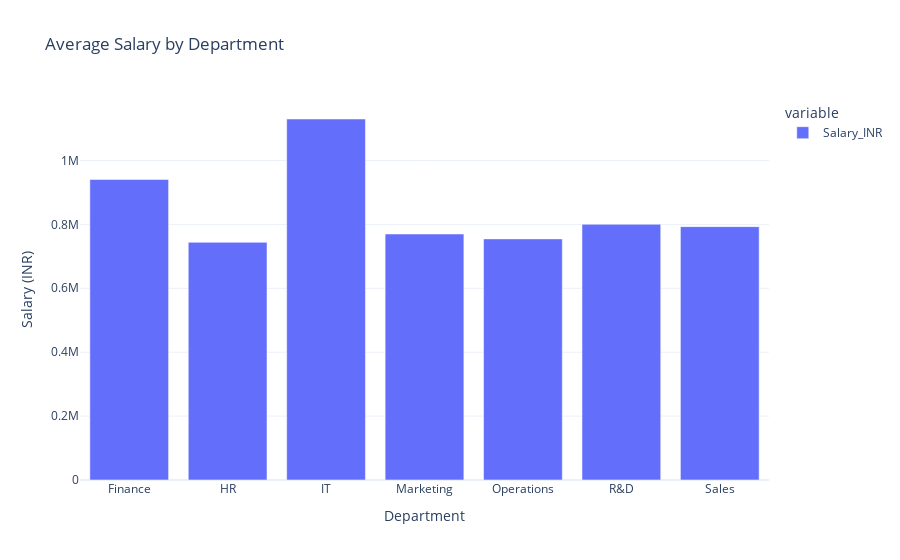

Notebook code for this chart:
### Markdown cell above
**Q3: What is the average salary by department?**

### Code cell
Avg_Sal_Dep = df_hr.groupby("Department")["Salary_INR"].mean()

#Representing the info:
fig = px.bar(Avg_Sal_Dep,
            labels = {"index": "Department", "value": "Salary (INR)"},
            title = ("Average Salary by Department"))
fig.show()

### Figure 1 — Plotly figure (JSON) as saved in the notebook; plotly's stock layout.template omitted (floating-point values rounded to 4 significant figures)
{"data": [{"alignmentgroup": "True", "hovertemplate": "variable=Salary_INR<br>Department=%{x}<br>Salary (INR)=%{y}<extra></extra>", "legendgroup": "Salary_INR", "marker": {"color": "#636efa", "pattern": {"shape": ""}}, "name": "Salary_INR", "offsetgroup": "Salary_INR", "orientation": "v", "showlegend": true, "textposition": "auto", "type": "bar", "x": ["Finance", "HR", "IT", "Marketing", "Operations", "R&D", "Sales"], "xaxis": "x", "y": [940400.0, 743900.0, 1130000.0, 769900.0, 754600.0, 800400.0, 793000.0], "yaxis": "y"}], "layout": {"barmode": "relative", "legend": {"title": {"text": "variable"}, "tracegroupgap": 0}, "title": {"text": "Average Salary by Department"}, "xaxis": {"anchor": "y", "domain": [0, 1], "title": {"text": "Department"}}, "yaxis": {"anchor": "x", "domain": [0, 1], "title": {"text": "Salary (INR)"}}}}
